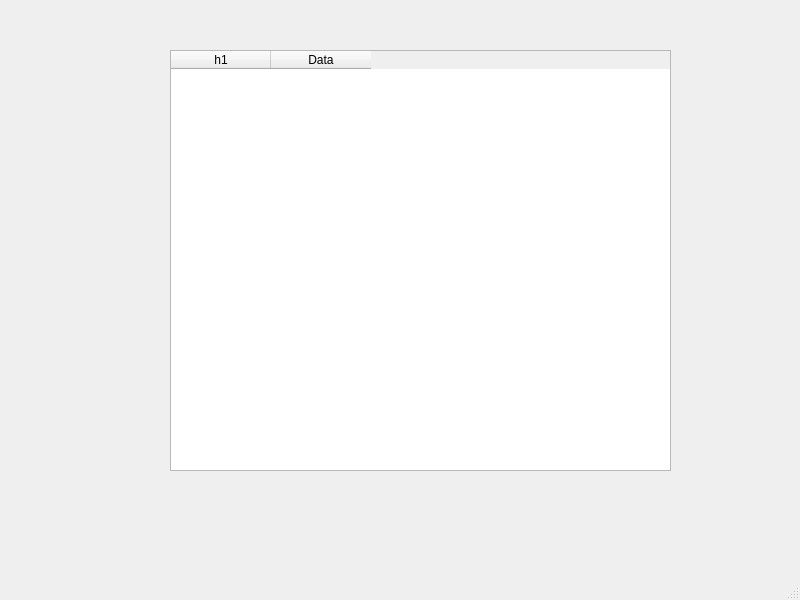
<?xml version="1.0" encoding="UTF-8"?>
<ui version="4.0">
 <class>MainWindow</class>
 <widget class="QMainWindow" name="MainWindow">
  <property name="geometry">
   <rect>
    <x>0</x>
    <y>0</y>
    <width>800</width>
    <height>600</height>
   </rect>
  </property>
  <property name="windowTitle">
   <string>MainWindow</string>
  </property>
  <widget class="QWidget" name="centralwidget">
   <widget class="QTableWidget" name="tableWidget">
    <property name="geometry">
     <rect>
      <x>170</x>
      <y>50</y>
      <width>501</width>
      <height>421</height>
     </rect>
    </property>
    <column>
     <property name="text">
      <string>h1</string>
     </property>
    </column>
    <column>
     <property name="text">
      <string>Data</string>
     </property>
    </column>
   </widget>
  </widget>
  <widget class="QMenuBar" name="menubar">
   <property name="geometry">
    <rect>
     <x>0</x>
     <y>0</y>
     <width>800</width>
     <height>26</height>
    </rect>
   </property>
  </widget>
  <widget class="QStatusBar" name="statusbar"/>
 </widget>
 <resources/>
 <connections/>
</ui>
